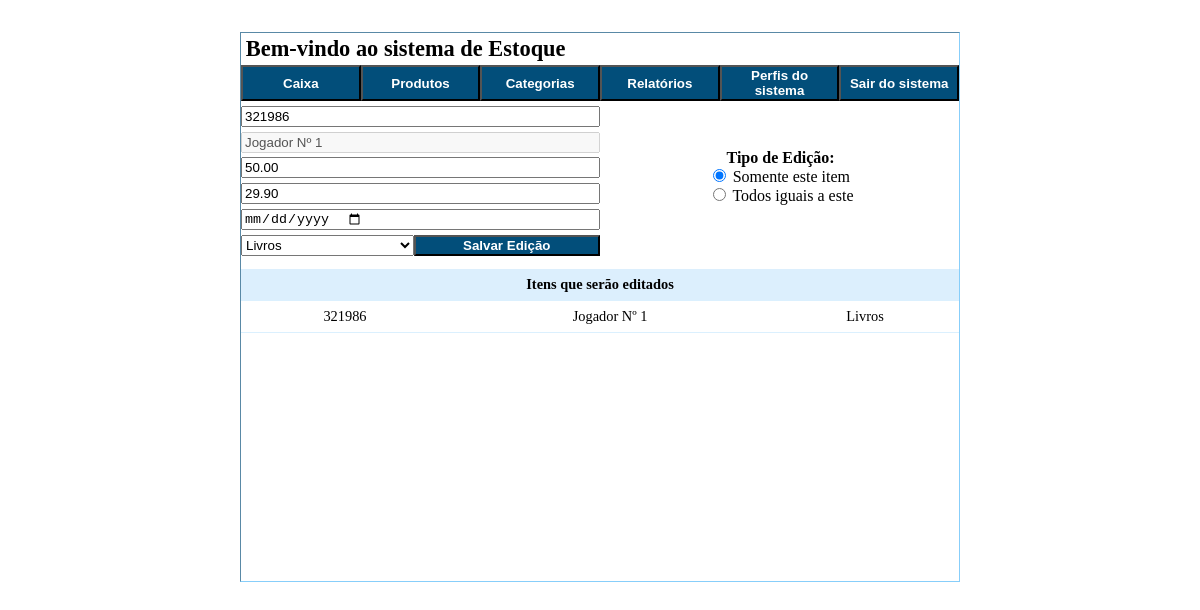
The page /editar-produtos.php?p_id=5&desc_id=3&cat_id=1&preco=29.90 on the database its author committed.
### tables this page shows
CREATE TABLE produtos
(
  id INT NOT NULL AUTO_INCREMENT,
  codigo VARCHAR(50),
  marca VARCHAR(50),
  precoCompra DOUBLE(9,2) NOT NULL,
  precoVenda DOUBLE(9,2) NOT NULL,
  dataCompra DATE,
  dataVenda DATE, 
  descricao_id INT NOT NULL,
  categoria_id INT NOT NULL,
  e_disponivel boolean not null,
  PRIMARY KEY(id)
);

CREATE TABLE descricoes
(
  id INT NOT NULL AUTO_INCREMENT,
  descricao VARCHAR(150) NOT NULL,
  quantidade INT NOT NULL,
  PRIMARY KEY(id)
);

CREATE TABLE categorias
(
  id INT NOT NULL AUTO_INCREMENT,
  nome VARCHAR(50) NOT NULL,
  quantidade INT NOT NULL,
  PRIMARY KEY(id)
);

### classes/Produto.php (called while the page is built, shortened)
<?php
class Produto{
	private $id;
	public function __construct(int $id = null)
	{
		if(!($id === null)){
            $this->id = $id;
            $this->carregar();
        }
	}
	public function __get($atributo)
	{
		return $this->$atributo;
	}
	private function carregar()
	{
		$conexao = Conexao::conectarBd();
        $query = "SELECT codigo, marca, precoCompra, precoVenda, dataCompra, dataVenda, descricao_id, categoria_id, e_disponivel FROM produtos WHERE id = :id";
        $stmt = $conexao->prepare($query);
        $stmt->bindValue(":id", $this->id);
        $stmt->execute();
		$produto = $stmt->fetch();
		$this->codigo = $produto['codigo'];
		$this->precoCompra = $produto['precoCompra'];
		$this->precoVenda = $produto['precoVenda'];
		$this->dataCompra = $produto['dataCompra'];
		$this->categoria_id = $produto['categoria_id'];
	}
	public static function listarPorDescricao($descricao_id)
	{
		$query = "SELECT p.id, p.codigo, p.marca, p.precoCompra, p.precoVenda, p.dataCompra, p.dataVenda, p.descricao_id, p.categoria_id, p.e_disponivel, ";
		$query .= "c.nome AS categoria, d.descricao FROM produtos p ";
		$query .= "INNER JOIN descricoes d ON descricao_id = d.id ";
		$query .= "INNER JOIN categorias c ON categoria_id = c.id ";
		$query .= "WHERE descricao_id = :descricao_id";
		$conexao = Conexao::conectarBd();
		$stmt = $conexao->prepare($query);
		$stmt->bindValue(':descricao_id', $descricao_id);
		$stmt->execute();
		return $stmt->fetchAll();
	}
}

### classes/Descricao.php (called while the page is built, shortened)
<?php
class Descricao
{
    private $id;
    public function __construct(int $id = null)
	{
		if(!($id === null)){
            $this->id = $id;
            $this->carregar();
        }
	}
	public function __get($atributo)
	{
		return $this->$atributo;
	}
	private function carregar()
	{
        $conexao = Conexao::conectarBd();
        $query = "SELECT descricao, quantidade FROM descricoes WHERE id = :id";
        $stmt = $conexao->prepare($query);
        $stmt->bindValue(":id", $this->id);
        $stmt->execute();
		$descricao = $stmt->fetch();
        $this->descricao = $descricao['descricao'];
    }
}

### classes/Categoria.php (called while the page is built, shortened)
<?php
class Categoria
{
    public static function listar()
    {
        $query = "SELECT * FROM categorias";
        $conexao = Conexao::conectarBd();
        $stmt = $conexao->prepare($query);
        $stmt->execute();
        return $stmt->fetchAll();
    }
}

### editar-produtos.php (the view, shortened to what this page needs)
<?php require_once 'autoload.php';
    $selected = "";
    $produto = new Produto($_GET['p_id']);
    $descricao = new Descricao($produto->descricao_id);
    $categorias = Categoria::listar();
    $produtos = Produto::listarPorDescricao($produto->descricao_id);
?>
<div id="container-geral">
    <div id="div-input-edt">
        <form id="form-edt-produto" action="actions/action-editar-produtos.php" method="post">
            <input class="elemento-form" type="text" name="codigo" value="<?= $produto->codigo ?>">
            <input class="elemento-form" name="descricao" type="text" value="<?= $descricao->descricao ?>" required>
            <input class="elemento-form" name="precoCompra" type="number" step="0.01" value="<?= $produto->precoCompra ?>" required>
            <input class="elemento-form" name="precoVenda" type="number" step="0.01" value="<?= $produto->precoVenda ?>" required>
            <input type="date" name="dataCompra" class="elemento-form" value="<?= $produto->dataCompra ?>">
            <div id=container-tipo-edicao>
                <p>Tipo de Edição:</p>
                <span><input name="valor" type="radio" value="i" checked> Somente este item</span><br>
                <span><input name="valor" type="radio"  value="m"> Todos iguais a este</span>
            </div>
            <div class="elemento-form">
                <select id="categoria" name="categoria_id">
                    <?php foreach($categorias as $categoria): ?>
                        <?php
                            if($produto->categoria_id == $categoria['id']){
                                $selected = "selected";
                            }else {
                                $selected = "";
                            }
                        ?>
                        <option value="<?= $categoria['id'] ?>" <?= $selected ?>><?php echo $categoria['nome'] ?></option>
                    <?php endforeach; ?>
                </select>
                <button id="btn-submit" type="submit">Salvar Edição</button>
            </div>
        </form>
    </div>
    <div id="container-tabela-pequena">
        <table>
            <thead>
                <tr>
                    <th colspan='3'>Itens que serão editados</th>
                </tr>
            </thead>
            <tbody id="lista-codigos">
                <?php foreach($produtos as $produto): ?>
                    <tr class="lista">
                        <td><?= $produto['codigo'] ?></td>
                        <td><?= $produto['descricao'] ?></td>
                        <td><?= $produto['categoria'] ?></td>
                    </tr>
                <?php endforeach ?>
            </tbody>
        </table>
    </div>
</div>
<link rel="stylesheet" href="css/editar-produto.css">

### css/principal.css (style rules this page uses)
#container-principal { border: 1px inset lightskyblue; height: 550px; width: 60%; margin: 2rem auto; box-sizing: border-box; }
button { background-color: rgb(2, 78, 122); color: white; font-weight: bold; }
#container-botoes { display: flex; flex-direction: row; height: 5%; box-sizing: border-box; }
.botoes { flex: 1; }
#bem-vindo { font-size: 1.4rem; font-weight: bold; margin: .3rem; height: 5%; }
#container-corpo { width: 100%; height: 90%; box-sizing: border-box; }
table { width: 100%; }
td, th { padding: .5em; margin: 0; border-bottom: 1px inset rgba(135, 206, 250, .3); text-align: center; font-size: .9rem; }
tr { line-height: normal; }
th { font-weight: bold; background-color: rgb(220, 239, 253); }

### css/editar-produto.css (style rules this page uses)
#container-geral { width: 100%; height: 100%; display: flex; flex-direction: column; box-sizing: border-box; position: relative; }
#container-tabela-pequena { flex: 2; }
#div-input-edt { flex: 1; width: 50%; margin-top: .3rem; height: 100%; }
#form-edt-produto { display: flex; flex-direction: column; }
.elemento-form { flex: 1; margin-bottom: .3rem; }
div .elemento-form { display: flex; }
#categoria, #btn-submit { flex: 1; }
#container-tipo-edicao { position: absolute; top: 10%; left: 65%; }
#container-tipo-edicao p { text-align: center; font-weight: bold; }

### rows shown on the page
produtos: codigo "321986", precoCompra "50.00", precoVenda "29.90", descricao.descricao "Jogador Nº 1", categoria.nome "Livros"
descricoes: descricao "Jogador Nº 1"

### other values the page prints
form field categoria_id "Livros"
